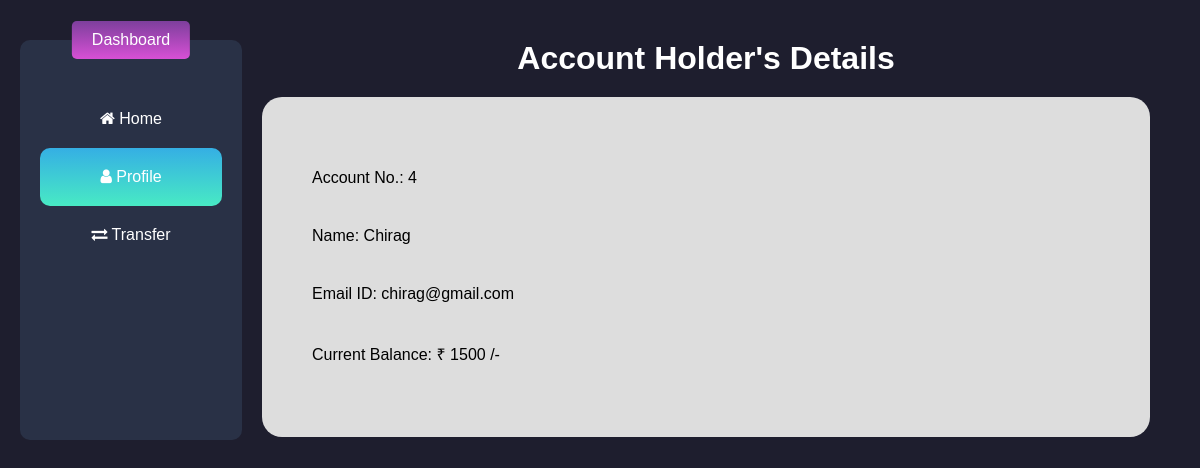
Screenshot of /profile/4 with the database file from the repository.
### bank/models.py (models this page shows, shortened)
class Customers(models.Model):
    cust_id=models.AutoField
    cust_name=models.CharField(max_length=20)
    cust_email=models.EmailField(max_length=100)
    cust_balance=models.IntegerField()

### bank/views.py (the view)
# urls.py: path('profile/<int:acc>',views.profile,name="Profile"),
def profile(request, acc):
    profile=Customers.objects.filter(id=acc)
    history=Transfer.objects.filter(sender=acc, status="Success")
    return render(request, 'profile.html',{'profile': profile, 'transferhistory':history})

### bank/templates/profile.html (shortened to what this page needs)
<!DOCTYPE html>
<html lang="en">
<head>
    <link rel="stylesheet" href="/static/css/index.css">
    <link rel="stylesheet" href="https://cdnjs.cloudflare.com/ajax/libs/font-awesome/4.7.0/css/font-awesome.min.css">
</head>
<body>
    <div class="main-container">
        <div class="dashboard">
            <p class="dashboard-heading">Dashboard</p>
            <ul class="dashboard-details">
                <a href="/">
                    <li><span><i class="fa fa-home" aria-hidden="true"></i></span> Home</li>
                </a>
                <a href="#">
                    <li class="active"><span><i class="fa fa-user" aria-hidden="true"></i></span> Profile</li>
                </a>
                <a href="/transfer/">
                    <li><span><i class="fa fa-exchange" aria-hidden="true"></i></span> Transfer</li>
                </a>
            </ul>
        </div>
        <div class="container">
            <h1 class="detail-heading">Account Holder's Details</h1>
            <div class="profile">
                {% if profile %}
                {% for i in profile %}
                <ul>
                    <li>Account No.: {{i.id}}</li>
                    <li>Name: {{i.cust_name}}</li>
                    <li>Email ID: {{i.cust_email}}</li>
                    <li>Current Balance: &#x20B9; {{i.cust_balance}} /-</li>
                </ul>
                {% endfor %}
                {% else %}
                <h1 class="result">No results found</h1>
                {% endif %}
            </div>
        </div>
    </div>
</body>
</html>

### bank/static/css/index.css (style rules this page uses)
* { box-sizing: border-box; font-family: arial, sans-serif; }
body { margin: 0; padding: 0; background-color: #1E1E2E; }
.main-container { display: flex; flex-direction: row; }
.dashboard { width: 20%; height: 400px; margin: 40px 20px; background-color: #293146; position: relative; border-radius: 10px; }
.dashboard-heading { position: absolute; color: white; background-image: linear-gradient(#7D3F9C, #D750D5); text-align: center; padding: 10px 20px; border-radius: 5px; left: 50%; top: -35px; transform: translate(-50%,0); }
.dashboard-details { padding: 0; margin: 50px 20px; height: 400px; }
.dashboard-details a { text-decoration: none; }
.dashboard-details li { list-style-type: none; text-align: center; padding: 20px 0; border-radius: 10px; color: white; }
.dashboard-details .active { background-image: linear-gradient(#35AFE4, #48EAC4); }
.detail-heading { margin: 20px 0; text-align: center; color: white; }
.container { margin: 20px 50px 20px 0; width: 80%; }
.profile { width: 100%; background-color: #dddddd; height: 340px; border-radius: 20px; display: flex; flex-direction: column; position: relative; }
.profile ul { display: flex; flex-direction: column; justify-content: center; height: 100%; padding: 0; margin: 20px 50px; }
.profile li { list-style-type: none; padding: 20px 0; }

### rows the page displays
Customers: id "4", cust_name "Chirag", cust_email "chirag@gmail.com", cust_balance "1500"
